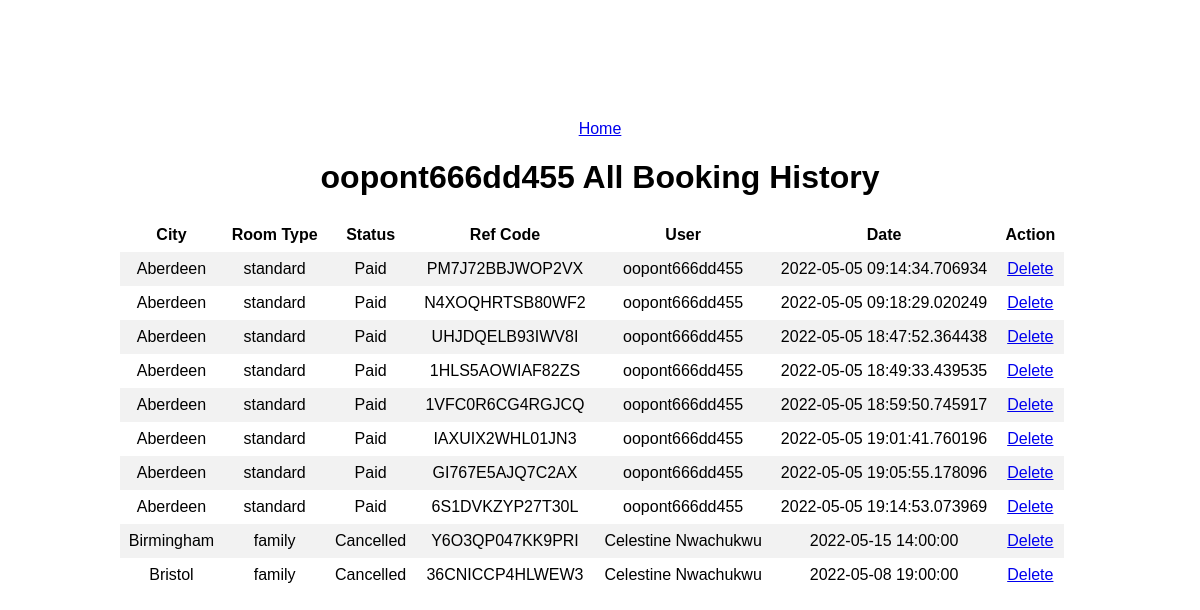
Page /all-bookings/ (signed in) on the committed database.
### models/my_models.py (models this page shows, shortened)
class User(UserMixin, db.Model):
    id = db.Column(db.Integer, primary_key=True)
    username = db.Column(db.String(50), index=True, unique=True)
    email = db.Column(db.String(150), unique=True, index=True)
    password_hash = db.Column(db.String(150))
    staff = db.Column(db.Boolean, default=False, nullable=False)
    joined_at = db.Column(db.DateTime(), default=datetime.utcnow, index=True)
    bookings = db.relationship('Booking', backref='user', lazy=True)

class Booking(db.Model):
    id = db.Column(db.Integer, primary_key=True)
    user_id = db.Column(db.Integer(), db.ForeignKey('user.id'), nullable=False)
    hotel_id = db.Column(db.Integer(), db.ForeignKey('hotel.id'), nullable=False)
    room_type = db.Column(db.Enum(RoomTypeEnum), default=RoomTypeEnum.standard, nullable=False)
    status = db.Column(db.Enum(BookingStatusEnum), default=BookingStatusEnum.paid, nullable=False)
    date = db.Column(db.DateTime(), nullable=False)
    number_people = db.Column(db.Integer(), nullable=False)
    amount = db.Column(db.Float(), nullable=False)
    ref_code = db.Column(db.String(500), nullable=False)
    booked_date = db.Column(db.DateTime(), default=datetime.utcnow, nullable=False)
    season = db.Column(db.Enum(SeasonTypeEnum), default=SeasonTypeEnum.peak, nullable=False)
    cancel_charge = db.Column(db.Float(), default=0.0)

class Hotel(db.Model):
    id = db.Column(db.Integer, primary_key=True)
    city = db.Column(db.String(50), nullable=False)
    capacity = db.Column(db.Integer, nullable=False)
    peak_rate = db.Column(db.Float(), nullable=False)
    off_peak_rate = db.Column(db.Float(), nullable=False)
    available = db.Column(db.Boolean(), default=False, nullable=False)
    description = db.Column(db.String(500), nullable=False)
    date = db.Column(db.DateTime(), default=datetime.utcnow)
    booking = db.relationship('Booking', backref='hotel', lazy=True)

### app.py (the view)
@app.route('/all-bookings/')
@login_required
def all_book():
    bookings = Booking.query.all()
    return render_template('all_bookings.html',bookings=bookings)

### app.py (called while the page is built)
@login_manager.user_loader
def load_user(user_id):
    return User.query.get(user_id)

### templates/all_bookings.html (shortened to what this page needs)
{% extends "base.html" %}
{% block content %}
<div class="content">
    <a href="{{ url_for('home') }}">Home</a>
  <h1>{{ current_user.username }} All Booking History</h1>
  <table>
    <tr>
      <th>City</th>
      <th>Room Type</th>
      <th>Status</th>
      <th>Ref Code</th>
      <th>User</th>
      <th>Date</th>
      <th>Action</th>
      <th></th>
    </tr>
    {% if bookings %}
      {% for booking in bookings %}
        <tr>
          <td>{{ booking.hotel.city }}</td>
          <td>{{ booking.room_type.value }}</td>
          <td>{{ booking.status.value }}</td>
          <td>{{ booking.ref_code }}</td>
          <td>{{ booking.user.username }}</td>
          <td>{{ booking.date }}</td>
          <td>
            <a href="{{ url_for('delete_book', id=booking.id) }}">Delete</a>
          </td>
        </tr>
      {% endfor %}
    {% else %}
    <tr>
      <td colspan="6">
      <h2 style="text-align:center;" >No Bookings Available</h2>
      </td>
    </tr>
    {% endif %}
  </table>
</div>
{% endblock content %}

### static/css/main.css (style rules this page uses)
html { margin: 0 ; }
body { margin:0 auto; text-align: center; font-family: Arial, Helvetica, sans-serif; }
table { border-collapse: collapse; width: 100%; }
th, td { text-align: center; padding: 8px; }
tr:nth-child(even) { background-color: #f2f2f2; }
.content { padding: 10%; }

### rows in the picture
User: username "oopont666dd455"
Booking: hotel.city "Aberdeen", room_type.value "standard", status.value "Paid", ref_code "PM7J72BBJWOP2VX", user.username "oopont666dd455", date "2022-05-05 09:14:34.706934"
Booking: hotel.city "Aberdeen", room_type.value "standard", status.value "Paid", ref_code "N4XOQHRTSB80WF2", user.username "oopont666dd455", date "2022-05-05 09:18:29.020249"
Booking: hotel.city "Aberdeen", room_type.value "standard", status.value "Paid", ref_code "UHJDQELB93IWV8I", user.username "oopont666dd455", date "2022-05-05 18:47:52.364438"
Booking: hotel.city "Aberdeen", room_type.value "standard", status.value "Paid", ref_code "1HLS5AOWIAF82ZS", user.username "oopont666dd455", date "2022-05-05 18:49:33.439535"
Booking: hotel.city "Aberdeen", room_type.value "standard", status.value "Paid", ref_code "1VFC0R6CG4RGJCQ", user.username "oopont666dd455", date "2022-05-05 18:59:50.745917"
Booking: hotel.city "Aberdeen", room_type.value "standard", status.value "Paid", ref_code "IAXUIX2WHL01JN3", user.username "oopont666dd455", date "2022-05-05 19:01:41.760196"
Booking: hotel.city "Aberdeen", room_type.value "standard", status.value "Paid", ref_code "GI767E5AJQ7C2AX", user.username "oopont666dd455", date "2022-05-05 19:05:55.178096"
Booking: hotel.city "Aberdeen", room_type.value "standard", status.value "Paid", ref_code "6S1DVKZYP27T30L", user.username "oopont666dd455", date "2022-05-05 19:14:53.073969"
Booking: hotel.city "Birmingham", room_type.value "family", status.value "Cancelled", ref_code "Y6O3QP047KK9PRI", user.username "Celestine Nwachukwu", date "2022-05-15 14:00:00"
Booking: hotel.city "Bristol", room_type.value "family", status.value "Cancelled", ref_code "36CNICCP4HLWEW3", user.username "Celestine Nwachukwu", date "2022-05-08 19:00:00"
